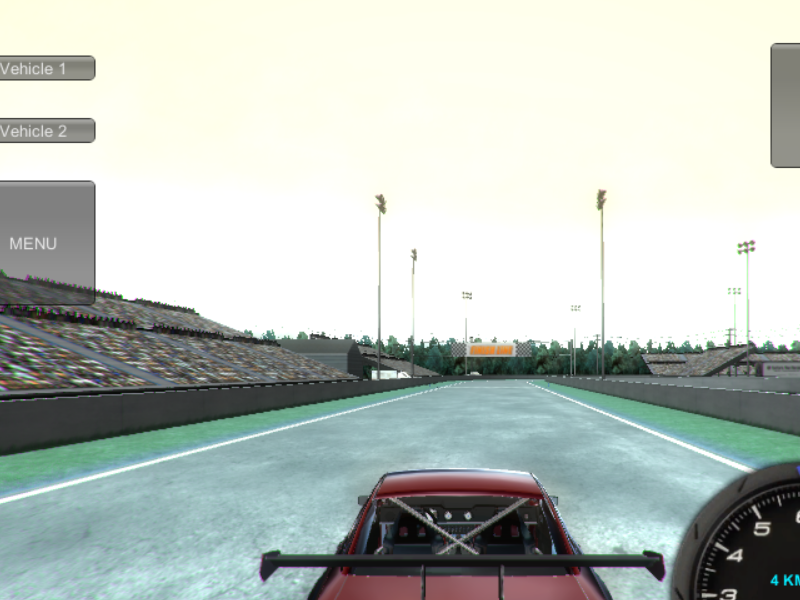
#> input picture newimage.png, 800 x 600 px
$ python -i Screencapture.py   (imports and definitions only)
#> lines starting #> are read from the running program, lines starting #| are printed output that depends on the picture; after the words box and inside, x2 and y2 are one past the last pixel; in counts of white or black regions, pixels touching at a corner belong together
#> further down, picture is the input picture: shape (600, 800, 3); mean B, G, R 187.4, 193.5, 185.7
# -*- coding: utf-8 -*-
"""
Created on Sun Mar 18 03:22:37 2018

@author: mandar
"""

import numpy as np
from PIL import ImageGrab
import cv2
import time
# [4 lines of commented-out code are left out]
import random
import os
#wwwwwwwimport pyautogui
from directKeys import ReleaseKey, PressKey, W, A, S, D
from numpy import ones,vstack
from numpy.linalg import lstsq
from statistics import mean
from sklearn.cluster import KMeans
import threading
#import os

keytime = 0.1
STRAIGHT = 0x11
RIGHT = 0x20
LEFT = 0x1E

def t_key(key_a, key_b, key_c):
    PressKey(key_a)
    ReleaseKey(key_b)
    ReleaseKey(key_c)
    time.sleep(keytime)


def straight():
    thread_straight = threading.Thread(target=t_key,
                                       args=(STRAIGHT, RIGHT, LEFT))
    thread_straight.start()


def right():
    thread_right = threading.Thread(target=t_key,
                                    args=(RIGHT, STRAIGHT, LEFT))
    thread_right.start()


def left():
    thread_left = threading.Thread(target=t_key,
                                   args=(LEFT, STRAIGHT, RIGHT))
    thread_left.start()

def slope(line):
    try:
        y = line[1] - line[3]
        x = line[0] - line[2]
        slope = np.divide(y, x)
    except ZeroDivisionError:
        slope = 100000
    finally:
        return slope

def drive(m=None):
    sign = np.sum(np.sign(m))
    if sign == -2:
        right()
        straight()
        right()
    elif sign == 2:
        left()
        straight()
        left()
    else:
        rand=random.randint(0,7)
        if rand == 1 :
            straight()
        else :
            pass

def draw_lines(img,lines):
    # [5 lines of commented-out code are left out]
    try:
        m = []
        for coords in lines:
            m.append(slope(coords))
            coords = np.array(coords, dtype='uint32')
            cv2.line(img,
                     (coords[0], coords[1]),
                     (coords[2], coords[3]),
                     [255, 255, 255], 20)
    except TypeError as e:
        print('draw lines error: {}'.format(e))
    else:
        pass
        drive(m)

def roi(img, vertices):
    #blank mask:
    mask = np.zeros_like(img)
    # fill the mask
    cv2.fillPoly(mask, vertices, 255)
    # now only show the area that is the mask
    masked = cv2.bitwise_and(img, mask)
    return masked

def proc_img(image):
    #kernel for morphological dilation
    kernel1 = np.ones((5,5),np.uint8)
    kernel2 = np.ones((1,1),np.uint8)
    kernel3 = np.ones((3,3),np.uint8)
    org_img=image
    # convert to gray
    processed_img = cv2.cvtColor(image, cv2.COLOR_BGR2GRAY)
    #to remove shadows
    processed_img = processed_img & 0b01111111
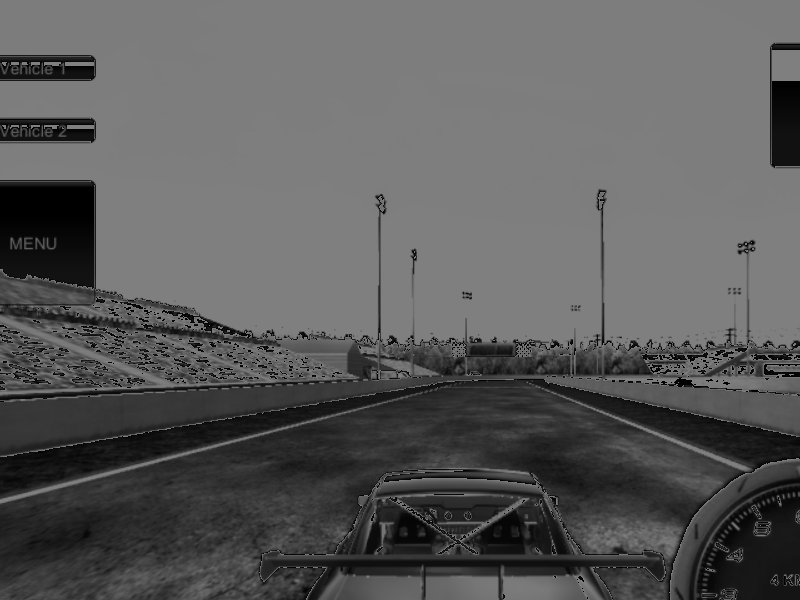
#> processed_img: shape (600, 800); min 0, max 127, mean 90.7
    #processed_img=cv2.blur(processed_img,(5,5))
    #processed_img = cv2.bilateralFilter(processed_img,9,75,75)
    processed_img = cv2.GaussianBlur(processed_img,(3,3),0)
    #vertices = np.array([[65,425],[65,365],[745,365],[745,425],], np.int32)
    #processed_img = roi(processed_img, [vertices])
     # edge detection
    processed_img =  cv2.Canny(processed_img, threshold1 = 200, threshold2=210)
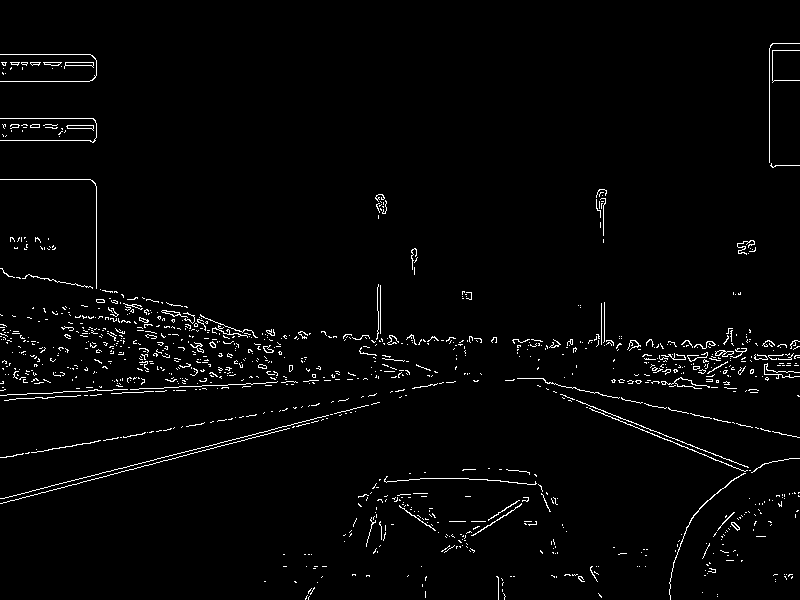
#> processed_img: shape (600, 800); 2.2% white in thin lines or dots
    #processed_img=cv2.dilate(processed_img,kernel1,iterations=1)
    #processed_img=cv2.erode(processed_img,kernel2,iterations=1)
    processed_img=cv2.dilate(processed_img,kernel1,iterations=1)
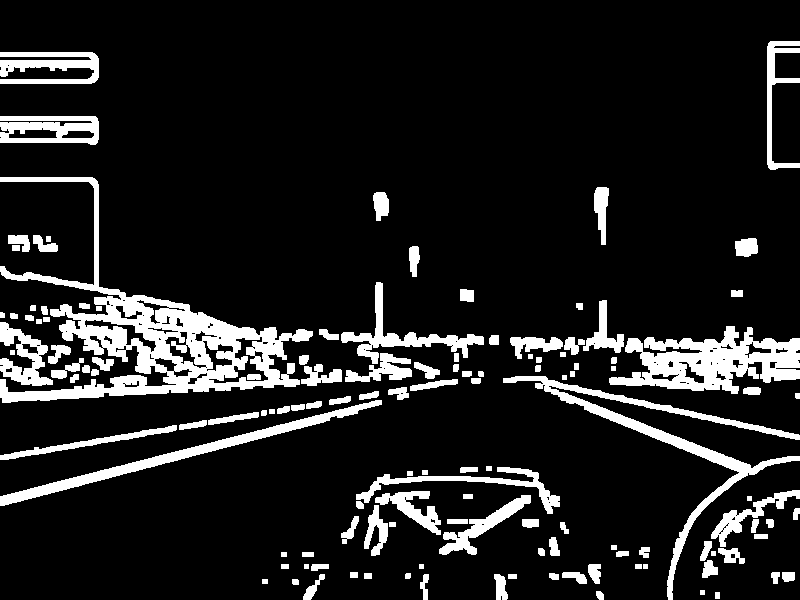
#> processed_img: shape (600, 800); 12.5% white; 129 white regions, largest, box (x1, y1, x2, y2) and area: (0, 177, 313, 403) 15145, (609, 326, 800, 394) 6755, (503, 376, 800, 600) 5235
    processed_img=cv2.erode(processed_img,kernel3,iterations=1)
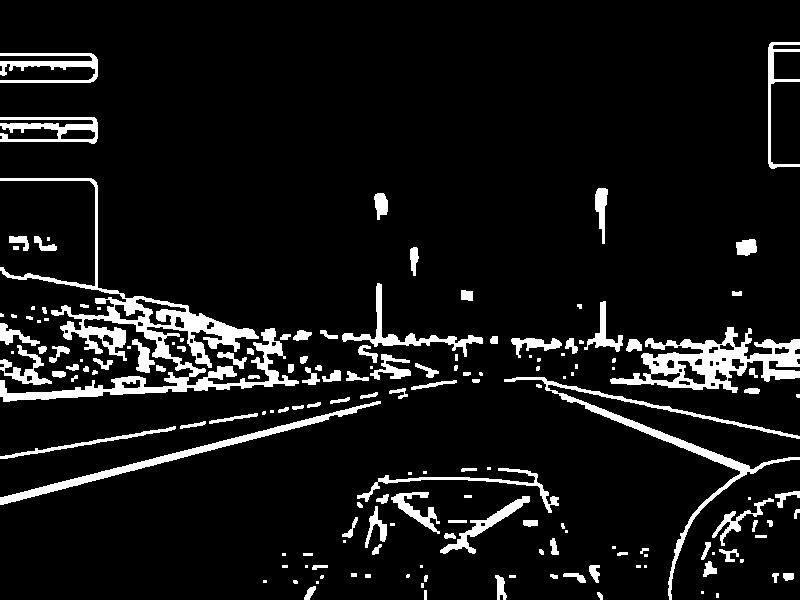
#> processed_img: shape (600, 800); 8.4% white; 165 white regions (52 under 20 px), largest, box (x1, y1, x2, y2) and area: (0, 178, 299, 402) 9670, (610, 327, 800, 393) 4827, (504, 377, 800, 600) 3364
    #roi
    vertices = np.array([[183,420],[180,356],[627,356],[627,420],], np.int32)
    #processed_img = cv2.GaussianBlur(processed_img,(3,3),0)
    processed_img = roi(processed_img, [vertices])
#> in roi, `cv2.fillPoly(mask, vertices, 255)`:
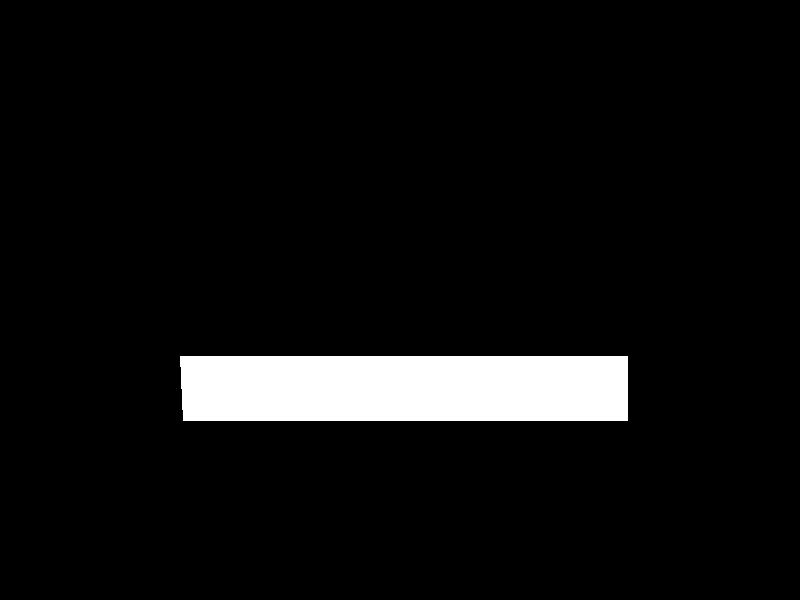
#> mask: shape (600, 800); 6% white; 1 white region, box (x1, y1, x2, y2) and area: (180, 356, 628, 421) 29023
#> in roi, `masked = cv2.bitwise_and(img, mask)`:
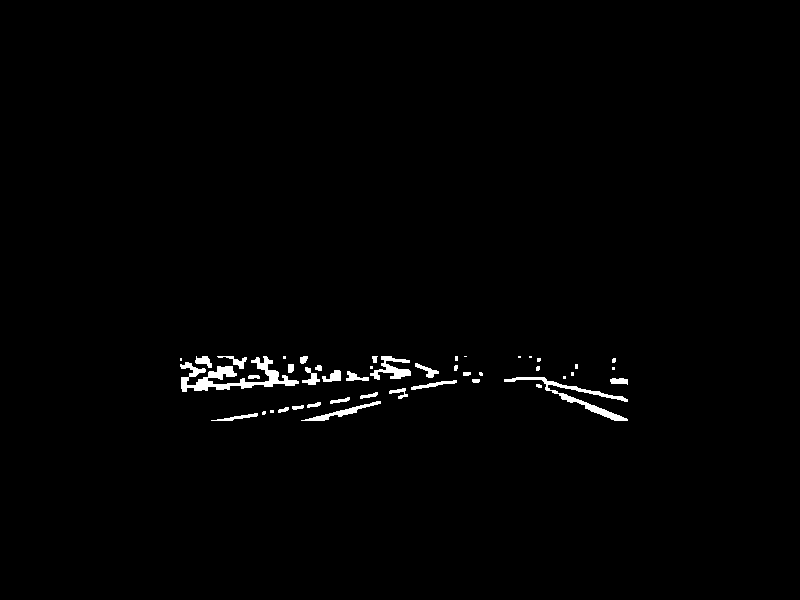
#> masked: shape (600, 800); 1.1% white; 45 white regions (17 under 20 px), largest, box (x1, y1, x2, y2) and area: (180, 356, 299, 392) 1445, (504, 377, 628, 421) 891, (370, 356, 411, 380) 437

    lines = cv2.HoughLinesP(processed_img, 1, np.pi/180, 180,20,15)
#> lines = [[181, 387, 298, 381], [323, 380, 340, 380], [330, 401, 349, 398], [302, 382, 319, 381], [214, 420, 257, 414]]
    #if(lines != null)
    #print(lines)
    #draw_lines(processed_img,lines)
    try:
        if lines is not None :
            nlines = np.array([l[0] for l in lines])
#> nlines has the same summary as lines
            kmeans = KMeans(n_clusters=2, random_state=0).fit(nlines)
            draw_lines(processed_img, kmeans.cluster_centers_)
#> after the loop in draw_lines, `for coords in lines:`:
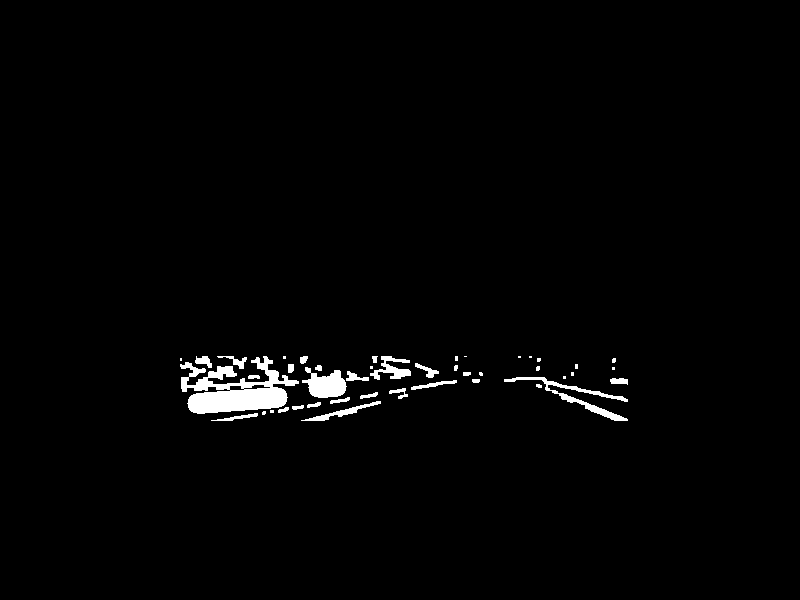
#> img: shape (600, 800); 1.6% white; 44 white regions (17 under 20 px), largest, box (x1, y1, x2, y2) and area: (180, 356, 299, 414) 3450, (504, 377, 628, 421) 891, (302, 367, 347, 398) 852
#> after the loop in draw_lines, `for coords in lines:`: m = [-0.0755, -0.075]
#> in drive, `sign = np.sum(np.sign(m))`: sign = -2
        else:
            rand=random.randint(0,3)
            if rand == 1 :
                straight()
            else :
                pass
    except (ValueError, TypeError) as e:
        print('Kmeans error: {}'.format(e))
    return processed_img

def main():
    last_time = time.time()
    #path = "D:/User/mandar/Documents/Python/images"
    while(True) :
        # 800x600 windowed mode
        #img=
        #time.sleep(2)
        screen =  np.array(ImageGrab.grab(bbox=(0,40,800,640)))
        print('loop took {} seconds'.format(time.time()-last_time))
        last_time = time.time()
        new_screen =proc_img(screen)
        #new_screen.save(os.getcwd()+"\\full_snap_" +str(int(time.time()))+".png","PNG")
        cv2.imshow('window',new_screen)
        #img.save('D:/User/mandar/Documents/Python/images','png')


        if cv2.waitKey(25) & 0xFF == ord('q'):
            cv2.destroyAllWindows()
            break

# [1 line not run here, left out]

>>> import cv2
>>> picture = cv2.imread('newimage.png')
>>> result = proc_img(picture)
